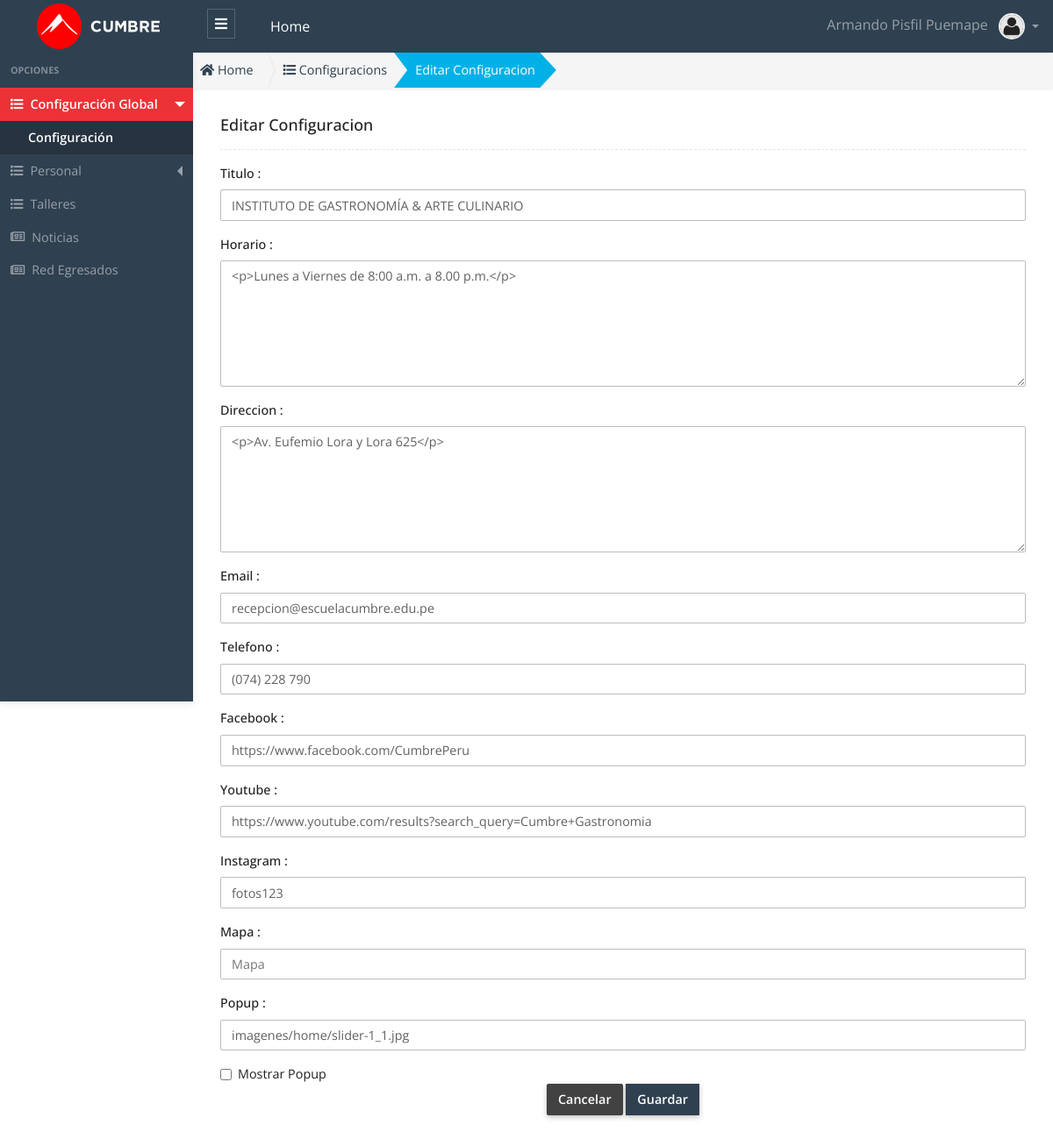
Screenshot of /public/admin/configuracion/editar.php?id=1 (signed in) with the database file from the repository.
### tables this page shows
CREATE TABLE `configuracion` (
  `configuracion_id` int(11) unsigned NOT NULL AUTO_INCREMENT,
  `titulo` varchar(200) NOT NULL,
  `horario` text,
  `direccion` text,
  `email` varchar(200) DEFAULT NULL,
  `telefono` varchar(20) DEFAULT NULL,
  `facebook` varchar(75) DEFAULT NULL,
  `youtube` varchar(75) DEFAULT NULL,
  `instagram` varchar(75) DEFAULT NULL,
  `mapa` text,
  `popup` varchar(75) DEFAULT NULL,
  `show_popup` int(1) DEFAULT NULL,
  `estado` char(1) NOT NULL DEFAULT '1',
  PRIMARY KEY (`configuracion_id`) USING BTREE
);

### public/app/autoload.php (called while the page is built, shortened)
<?php
	function loadModelFiles($file_name){
		$fullpath = APP.'models'.DS. $file_name . '.php' ;
	}
	function loadBeanFiles($file_name){
		$fullpath = APP.'beans'.DS. $file_name . '.php' ;
	}
	function loadControllerFiles($file_name){
		$fullpath = APP.'controllers'.DS. $file_name . '.php' ;
	}
	function loadHelperFiles($file_name){
		$fullpath = APP.'helpers'.DS. $file_name . '.php' ;
	}
	function loadAuthFiles($file_name){
		$fullpath = APP.'auth'.DS. $file_name . '.php' ;
	}
	function loadDataBaseFiles($file_name){
		$fullpath = APP.'database'.DS. $file_name . '.php' ;
	}

### public/app/controllers/ConfiguracionController.php (called while the page is built, shortened)
<?php
 class ConfiguracionController
{
  public function find($id)
  {
    try
    {
      $configuracion  = new Configuracion();
      $bean_configuracion = new BeanConfiguracion();
      $bean_configuracion->setConfiguracionId($id);
      $data = $configuracion->find( $bean_configuracion) ;
      return $data;
    }
    catch (Exception $e)
    {
      throw new Exception($e->getMessage());
    }
  }
}

### public/app/helpers/Validation.php (called while the page is built)
<?php
class Validation {
	static public function validate($cadena){
		$cadena = htmlspecialchars($cadena);
		$cadena = trim($cadena);
		$cadena = stripslashes($cadena);
		$cadena = nl2br($cadena);
		return $cadena;
	}
}

### public/app/beans/BeanConfiguracion.php (called while the page is built, shortened)
<?php
class BeanConfiguracion{
    private $configuracion_id;
    public function setConfiguracionId($configuracion_id_)
    {
        $this->configuracion_id = Validation::validate( $configuracion_id_ );
    }
    public function getConfiguracionId()
    {
        return $this->configuracion_id;
    }
}

### public/app/models/Configuracion.php (called while the page is built, shortened)
<?php
class Configuracion extends Connection {
  public function __construct($cnx  = null)
  {
    $this->conn = $cnx;
  }
  public function find($bean_configuracion)
  {
    try{
      $configuracion_id = $bean_configuracion->getConfiguracionId();
      $this->query = "SELECT * FROM configuracion WHERE configuracion_id = '$configuracion_id' LIMIT 1; ";
      $this->executeFind();
      $data = $this->rows ;
      return $data;
    }catch(exception $e){
      throw new Exception($e->getMessage());
    }
  }
}

### public/app/database/Connection.php (called while the page is built, shortened)
<?php
Class Connection
{
  protected $db_host   = 'localhost';
  protected $db_user   = 'root';
  protected $db_pass   = '';
  protected $db_name   = 'escuelac_w_ne16';
  protected $db_port   = '3306';
  protected $db_driver = 'mysql';
  protected $query  = '';
  protected $rows   = array();
  protected $conn   = null  ;
  private function openConnection()
  {
    $str_conn = $this->db_driver.":host=".$this->db_host.";port=".$this->db_port.";dbname=" .$this->db_name;
    $this->conn = new PDO($str_conn,$this->db_user,$this->db_pass);
    $this->conn->setAttribute(PDO::ATTR_ERRMODE, PDO::ERRMODE_EXCEPTION);
    $this->conn->query("SET NAMES 'utf8'");
    return $this->conn ;
  }
  protected function executeQuery()
  {
    $rows = array();
    if( $this->conn == null )
    {
      $this->openConnection();
    }
    $stm = $this->conn->prepare($this->query);
    $this->status = $stm->execute() ;
    if($this->status)
    {
      $column_count = $stm->columnCount() ;
      if ($column_count > 0)
      {
        $rows  = $stm->fetchAll(PDO::FETCH_ASSOC) ;
      }
    }
    $this->rows =  $rows ;
  }
  protected function executeFind()
  {
    try{
      $this->executeQuery();
      if(count($this->rows) == 1 )
      {
        $this->rows = $this->rows[0] ;
      }
    }catch(exception $e){
      throw new Exception($e->getMessage());
    }
  }
}

### public/admin/configuracion/editar.php (the view, shortened to what this page needs)
<?php
  $id = !empty($_GET["id"]) ? $_GET["id"] : 0;
  require_once "../../app/autoload.php";
  $configuracion_controller = new ConfiguracionController();
  $configuracion = $configuracion_controller->find($id);
  $title_page = "Configuracion";
?>
<!DOCTYPE html>
<html lang="es">
<head>
  <?php
    require_once "../layout/head_links.phtml";
  ?>
</head>
<body>
  <?php require "../layout/header.phtml"; ?>
  <div class="app-wrap">
    <?php require_once "../layout/sidebar.phtml";?>
    <main role="main" class="main">
      <nav class="full-content" aria-label="breadcrumb">
        <ol class="breadcrumb breadcrumb-shape shadow-sm radius-0">
          <li class="breadcrumb-item">
            <a href="admin">
              <i class="fas fa-home"></i> Home
            </a>
          </li>
          <li class="breadcrumb-item">
            <a href="admin/configuracion/configuracion.php">
              <i class="fas fa-list"></i>
              <?php echo $title_page ;?>s
            </a>
          </li>
          <li class="breadcrumb-item active bg-info text-white" aria-current="page">
            Editar
            <?php echo $title_page; ?>
          </li>
        </ol>
      </nav>
      <div class="container py-2 py-md-3">
        <div class="row">
          <div class="col-12">
            <h5 class="page-header-title">Editar
              <?php echo $title_page; ?>
            </h5>
            <hr class="hr dashed">
          </div>
        </div>
        <div class="row">
          <div class="col-12">
            <form action="admin/configuracion/update.php" method="POST" enctype="multipart/form-data">
              <div class="row">
                <div class="col-md-12">
                  <div class="form-group">
                    <label for="titulo">Titulo : </label>
                    <input type="text" class="form-control" name="titulo" id="titulo" required placeholder="Titulo"
                      value="<?php echo $configuracion['titulo'] ?>">
                  </div>
                </div>
                <div class="col-md-12">
                  <div class="form-group">
                    <label for="horario">Horario : </label>
                    <textarea class="form-control ckeditor" name="horario" id="horario" cols="30" rows="6"><?php echo $configuracion['horario']; ?></textarea>
                  </div>
                </div>
                <div class="col-md-12">
                  <div class="form-group">
                    <label for="direccion">Direccion : </label>
                    <textarea class="form-control ckeditor" name="direccion" id="direccion" cols="30" rows="6"><?php echo $configuracion['direccion']; ?></textarea>
                  </div>
                </div>
                <div class="col-md-12">
                  <div class="form-group">
                    <label for="email">Email : </label>
                    <input type="text" class="form-control" name="email" id="email" placeholder="Email" value="<?php echo $configuracion['email'] ?>">
                  </div>
                </div>
                <div class="col-md-12">
                  <div class="form-group">
                    <label for="telefono">Telefono : </label>
                    <input type="text" class="form-control" name="telefono" id="telefono" placeholder="Telefono" value="<?php echo $configuracion['telefono'] ?>">
                  </div>
                </div>
                <div class="col-md-12">
                  <div class="form-group">
                    <label for="facebook">Facebook : </label>
                    <input type="text" class="form-control" name="facebook" id="facebook" placeholder="Facebook" value="<?php echo $configuracion['facebook'] ?>">
                  </div>
                </div>
                <div class="col-md-12">
                  <div class="form-group">
                    <label for="youtube">Youtube : </label>
                    <input type="text" class="form-control" name="youtube" id="youtube" placeholder="Youtube" value="<?php echo $configuracion['youtube'] ?>">
                  </div>
                </div>
                <div class="col-md-12">
                  <div class="form-group">
                    <label for="instagram">Instagram : </label>
                    <input type="text" class="form-control" name="instagram" id="instagram" placeholder="Instagram"
                      value="<?php echo $configuracion['instagram'] ?>">
                  </div>
                </div>
                <div class="col-md-12">
                  <div class="form-group">
                    <label for="mapa">Mapa : </label>
                    <input type="text" class="form-control" name="mapa" id="mapa" placeholder="Mapa" value="<?php echo $configuracion['mapa'] ?>">
                  </div>
                </div>
                <div class="col-md-12">
                  <div class="form-group">
                    <label for="popup">Popup : </label>
                    <input type="text" class="form-control" name="popup" id="popup" placeholder="Popup" value="<?php echo $configuracion['popup'] ?>">
                  </div>
                </div>
                <div class="col-md-12">
                  <div class="form-check">
                    <input class="form-check-input" type="checkbox" name="show_popup" id="show_popup" <?php if($configuracion['show_popup'] == 1 ) echo 'checked'; ?> value="<?php echo $configuracion['show_popup'] ?>" >
                    <label class="form-check-label" for="show_popup">
                      Mostrar Popup
                    </label>
                  </div>
                </div>
              </div>
              <div class="w-100 text-center">
                <a href="admin/configuracion/configuracion.php" type="button" class="btn btn-dark ">Cancelar</a>
                <button type="submit" class="btn btn-primary rounded-0  ">Guardar</button>
              </div>
            </form>
          </div>
        </div>
      </div>
    </main>
  </div>
</body>
</html>

### rows the page displays
configuracion: titulo "INSTITUTO DE GASTRONOMÍA & ARTE CULINARIO", horario "<p>Lunes a Viernes de 8:00 a.m. a 8.00 p.m.</p>", direccion "<p>Av. Eufemio Lora y Lora 625</p>", email "recepcion@escuelacumbre.edu.pe", telefono "(074) 228 790", facebook "https://www.facebook.com/CumbrePeru", youtube "https://www.youtube.com/results?search_query=Cumbre+Gastronomia", instagram "fotos123", popup "imagenes/home/slider-1_1.jpg"

### other values shown
$_SESSION['USER']['nombre'] "Armando"
$_SESSION['USER']['apellidos'] "Pisfil Puemape"
$title_page "Configuracion"
